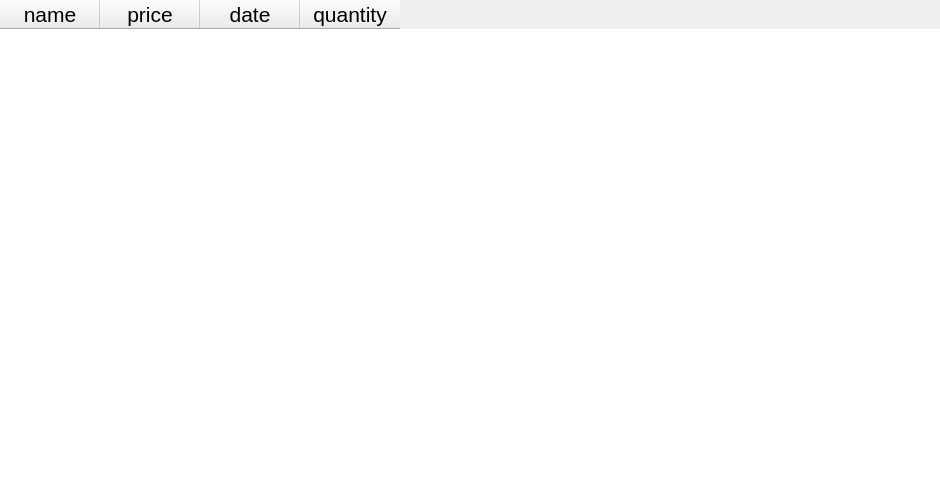
<?xml version="1.0" encoding="UTF-8"?>
<ui version="4.0">
 <class>History</class>
 <widget class="QDialog" name="History">
  <property name="geometry">
   <rect>
    <x>0</x>
    <y>0</y>
    <width>940</width>
    <height>484</height>
   </rect>
  </property>
  <property name="windowTitle">
   <string>Dialog</string>
  </property>
  <property name="styleSheet">
   <string notr="true"/>
  </property>
  <widget class="QTableWidget" name="historyTable">
   <property name="geometry">
    <rect>
     <x>0</x>
     <y>0</y>
     <width>941</width>
     <height>491</height>
    </rect>
   </property>
   <property name="styleSheet">
    <string notr="true">QTableWidget#historyTable {
	border: none;
}</string>
   </property>
   <column>
    <property name="text">
     <string>name</string>
    </property>
    <property name="font">
     <font>
      <pointsize>16</pointsize>
     </font>
    </property>
   </column>
   <column>
    <property name="text">
     <string>price</string>
    </property>
    <property name="font">
     <font>
      <pointsize>16</pointsize>
     </font>
    </property>
   </column>
   <column>
    <property name="text">
     <string>date</string>
    </property>
    <property name="font">
     <font>
      <pointsize>16</pointsize>
     </font>
    </property>
   </column>
   <column>
    <property name="text">
     <string>quantity</string>
    </property>
    <property name="font">
     <font>
      <pointsize>16</pointsize>
     </font>
    </property>
   </column>
  </widget>
 </widget>
 <resources/>
 <connections/>
</ui>
